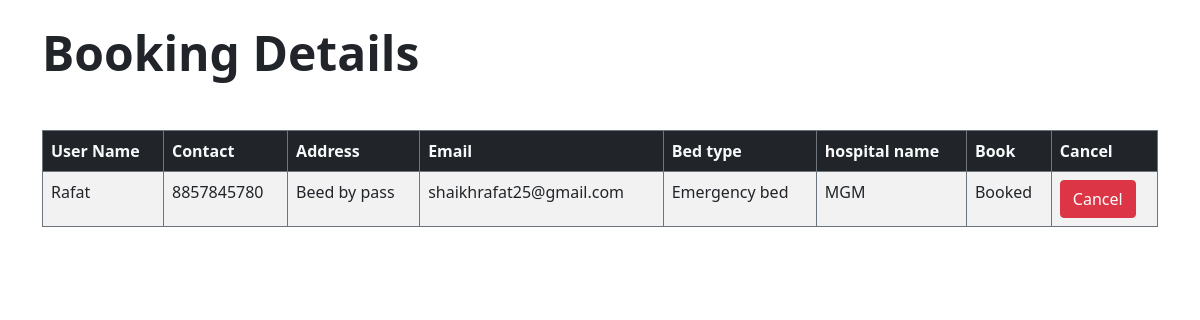
Screenshot of /book/emergency/book1.php?id=MGM (signed in) with the database file from the repository.
### tables this page shows
CREATE TABLE
    `user_info`(
        `user_id` varchar(50),
        `username` varchar(50),
        `city` varchar(50),
        `address` varchar(50),
        `state` varchar(50),
        `phonenumber` varchar(50),
        `email` varchar(50)
    );

### book/emergency/book1.php (the view, shortened to what this page needs)
<?php
include '../../Database/db.php';
$uname = ($_SESSION['username']);
$id = $_GET['id'];
?>
<!DOCTYPE html>
<html lang="en">
<head>
    <link rel="stylesheet" href="../../css/bootstrap.min.css">
</head>
<body>
    <div class="container">
        <h1 class="display-5 fw-bold mt-4">Booking Details</h1>
        <table id="myTable" class="table  table-striped table-bordered border-secondary table-hover border-4 mt-5">
            <thead class="tableHead bg-dark text-light">
                <tr>
                    <th>User Name</th>
                    <th>Contact</th>
                    <th>Address</th>
                    <th>Email</th>
                    <th>Bed type</th>
                    <th>hospital name</th>
                    <th>Book</th>
                    <th>Cancel</th>
                </tr>
            </thead>
            <tbody>
                <?php
                $sql = "SELECT * FROM `user_info` WHERE username = '$uname'";
                $result = mysqli_query($con, $sql);
                if ($row = mysqli_fetch_assoc($result)) {
                    echo "<tr>
                            <td>" . $row['username'] . "</td>
                            <td>" . $row['phonenumber'] . "</td>
                            <td>" . $row['address'] . "</td>
                            <td>" . $row['email'] . "</td>
                            <td>" . 'Emergency bed' . "</td>
                            <td>" . "$id" . "</td>
                            <td>" . 'Booked' . "</td>
                            <td><a class='btn btn-danger' href='cancle1.php?id=" .  $row['username']  . "'>" . "Cancel" . "</a></td>
                          </tr>";
                }
                ?>
            </tbody>
        </table>
    </div>
</body>
</html>

### rows the page displays
user_info: username "Rafat", phonenumber "8857845780", address "Beed by pass", email "shaikhrafat25@gmail.com"

### other values shown
$id "MGM"
